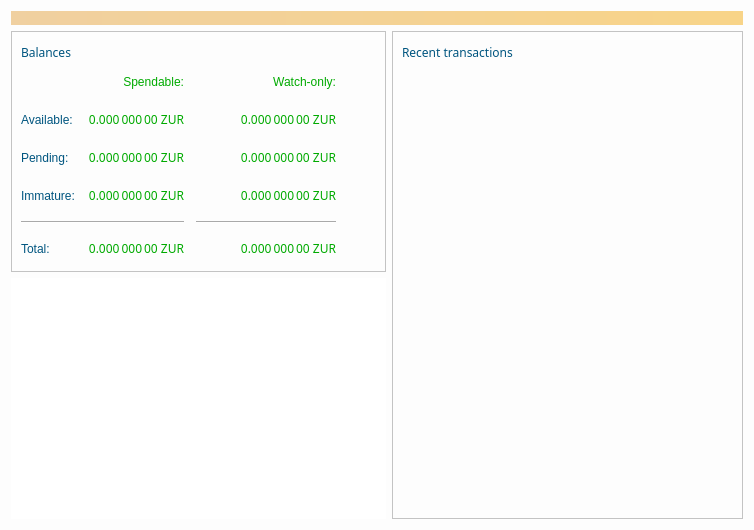
<?xml version="1.0" encoding="UTF-8"?>
<ui version="4.0">
 <class>OverviewPage</class>
 <widget class="QWidget" name="OverviewPage">
  <property name="geometry">
   <rect>
    <x>0</x>
    <y>0</y>
    <width>754</width>
    <height>530</height>
   </rect>
  </property>
  <property name="windowTitle">
   <string>Form</string>
  </property>
  <property name="autoFillBackground">
   <bool>false</bool>
  </property>
  <property name="styleSheet">
   <string notr="true">background-color: rgb(253, 253, 253);
border-color: rgb(253, 253, 253);
alternate-background-color: rgb(253, 253, 253);
selection-background-color: rgb(253, 253, 253);
color: rgb(0, 170, 0);
font: 75 11pt &quot;Segoe Print&quot;;</string>
  </property>
  <layout class="QVBoxLayout" name="topLayout">
   <item>
    <widget class="QLabel" name="labelAlerts">
     <property name="visible">
      <bool>true</bool>
     </property>
     <property name="styleSheet">
      <string notr="true">QLabel { background-color: qlineargradient(x1: 0, y1: 0, x2: 1, y2: 0, stop:0 #F0D0A0, stop:1 #F8D488); color:#000000; }</string>
     </property>
     <property name="wordWrap">
      <bool>true</bool>
     </property>
     <property name="margin">
      <number>3</number>
     </property>
     <property name="textInteractionFlags">
      <set>Qt::TextSelectableByMouse</set>
     </property>
    </widget>
   </item>
   <item>
    <layout class="QHBoxLayout" name="horizontalLayout" stretch="0,1">
     <item>
      <layout class="QVBoxLayout" name="verticalLayout_2">
       <item>
        <widget class="QFrame" name="frame">
         <property name="frameShape">
          <enum>QFrame::StyledPanel</enum>
         </property>
         <property name="frameShadow">
          <enum>QFrame::Raised</enum>
         </property>
         <layout class="QVBoxLayout" name="verticalLayout_4">
          <item>
           <layout class="QHBoxLayout" name="horizontalLayout_4">
            <item>
             <widget class="QLabel" name="label_5">
              <property name="font">
               <font>
                <family>Segoe Print</family>
                <pointsize>9</pointsize>
                <weight>50</weight>
                <italic>false</italic>
                <bold>false</bold>
               </font>
              </property>
              <property name="autoFillBackground">
               <bool>false</bool>
              </property>
              <property name="styleSheet">
               <string notr="true">color: rgb(0, 85, 127);</string>
              </property>
              <property name="text">
               <string>Balances</string>
              </property>
             </widget>
            </item>
            <item>
             <widget class="QPushButton" name="labelWalletStatus">
              <property name="enabled">
               <bool>false</bool>
              </property>
              <property name="maximumSize">
               <size>
                <width>30</width>
                <height>16777215</height>
               </size>
              </property>
              <property name="toolTip">
               <string>The displayed information may be out of date. Your wallet automatically synchronizes with the Zurcoin network after a connection is established, but this process has not completed yet.</string>
              </property>
              <property name="text">
               <string/>
              </property>
              <property name="icon">
               <iconset resource="../bitcoin.qrc">
                <normaloff>:/icons/warning</normaloff>
                <disabledoff>:/icons/warning</disabledoff>:/icons/warning</iconset>
              </property>
              <property name="iconSize">
               <size>
                <width>24</width>
                <height>24</height>
               </size>
              </property>
              <property name="flat">
               <bool>true</bool>
              </property>
             </widget>
            </item>
            <item>
             <spacer name="horizontalSpacer_3">
              <property name="orientation">
               <enum>Qt::Horizontal</enum>
              </property>
              <property name="sizeHint" stdset="0">
               <size>
                <width>40</width>
                <height>20</height>
               </size>
              </property>
             </spacer>
            </item>
           </layout>
          </item>
          <item>
           <layout class="QGridLayout" name="gridLayout">
            <property name="spacing">
             <number>12</number>
            </property>
            <item row="5" column="1">
             <widget class="QLabel" name="labelTotal">
              <property name="font">
               <font>
                <family>Segoe Print</family>
                <pointsize>9</pointsize>
                <weight>50</weight>
                <italic>false</italic>
                <bold>false</bold>
               </font>
              </property>
              <property name="cursor">
               <cursorShape>IBeamCursor</cursorShape>
              </property>
              <property name="toolTip">
               <string>Your current total balance</string>
              </property>
              <property name="text">
               <string notr="true">0.000 000 00 ZUR</string>
              </property>
              <property name="alignment">
               <set>Qt::AlignRight|Qt::AlignTrailing|Qt::AlignVCenter</set>
              </property>
              <property name="textInteractionFlags">
               <set>Qt::LinksAccessibleByMouse|Qt::TextSelectableByKeyboard|Qt::TextSelectableByMouse</set>
              </property>
             </widget>
            </item>
            <item row="3" column="0">
             <widget class="QLabel" name="labelImmatureText">
              <property name="autoFillBackground">
               <bool>false</bool>
              </property>
              <property name="styleSheet">
               <string notr="true">color: rgb(0, 85, 127);</string>
              </property>
              <property name="text">
               <string>Immature:</string>
              </property>
             </widget>
            </item>
            <item row="3" column="1">
             <widget class="QLabel" name="labelImmature">
              <property name="font">
               <font>
                <family>Segoe Print</family>
                <pointsize>9</pointsize>
                <weight>50</weight>
                <italic>false</italic>
                <bold>false</bold>
               </font>
              </property>
              <property name="cursor">
               <cursorShape>IBeamCursor</cursorShape>
              </property>
              <property name="toolTip">
               <string>Mined balance that has not yet matured</string>
              </property>
              <property name="text">
               <string notr="true">0.000 000 00 ZUR</string>
              </property>
              <property name="alignment">
               <set>Qt::AlignRight|Qt::AlignTrailing|Qt::AlignVCenter</set>
              </property>
              <property name="textInteractionFlags">
               <set>Qt::LinksAccessibleByMouse|Qt::TextSelectableByKeyboard|Qt::TextSelectableByMouse</set>
              </property>
             </widget>
            </item>
            <item row="3" column="2">
             <widget class="QLabel" name="labelWatchImmature">
              <property name="font">
               <font>
                <family>Segoe Print</family>
                <pointsize>9</pointsize>
                <weight>50</weight>
                <italic>false</italic>
                <bold>false</bold>
               </font>
              </property>
              <property name="cursor">
               <cursorShape>IBeamCursor</cursorShape>
              </property>
              <property name="toolTip">
               <string>Mined balance in watch-only addresses that has not yet matured</string>
              </property>
              <property name="text">
               <string notr="true">0.000 000 00 ZUR</string>
              </property>
              <property name="alignment">
               <set>Qt::AlignRight|Qt::AlignTrailing|Qt::AlignVCenter</set>
              </property>
              <property name="textInteractionFlags">
               <set>Qt::LinksAccessibleByMouse|Qt::TextSelectableByKeyboard|Qt::TextSelectableByMouse</set>
              </property>
             </widget>
            </item>
            <item row="5" column="0">
             <widget class="QLabel" name="labelTotalText">
              <property name="autoFillBackground">
               <bool>false</bool>
              </property>
              <property name="styleSheet">
               <string notr="true">color: rgb(0, 85, 127);</string>
              </property>
              <property name="text">
               <string>Total:</string>
              </property>
             </widget>
            </item>
            <item row="0" column="2">
             <widget class="QLabel" name="labelWatchonly">
              <property name="text">
               <string>Watch-only:</string>
              </property>
              <property name="alignment">
               <set>Qt::AlignRight|Qt::AlignTrailing|Qt::AlignVCenter</set>
              </property>
             </widget>
            </item>
            <item row="5" column="2">
             <widget class="QLabel" name="labelWatchTotal">
              <property name="font">
               <font>
                <family>Segoe Print</family>
                <pointsize>9</pointsize>
                <weight>50</weight>
                <italic>false</italic>
                <bold>false</bold>
               </font>
              </property>
              <property name="cursor">
               <cursorShape>IBeamCursor</cursorShape>
              </property>
              <property name="toolTip">
               <string>Current total balance in watch-only addresses</string>
              </property>
              <property name="text">
               <string notr="true">0.000 000 00 ZUR</string>
              </property>
              <property name="alignment">
               <set>Qt::AlignRight|Qt::AlignTrailing|Qt::AlignVCenter</set>
              </property>
              <property name="textInteractionFlags">
               <set>Qt::LinksAccessibleByMouse|Qt::TextSelectableByKeyboard|Qt::TextSelectableByMouse</set>
              </property>
             </widget>
            </item>
            <item row="2" column="0">
             <widget class="QLabel" name="labelPendingText">
              <property name="autoFillBackground">
               <bool>false</bool>
              </property>
              <property name="styleSheet">
               <string notr="true">color: rgb(0, 85, 127);</string>
              </property>
              <property name="text">
               <string>Pending:</string>
              </property>
             </widget>
            </item>
            <item row="0" column="1">
             <widget class="QLabel" name="labelSpendable">
              <property name="text">
               <string>Spendable:</string>
              </property>
              <property name="alignment">
               <set>Qt::AlignRight|Qt::AlignTrailing|Qt::AlignVCenter</set>
              </property>
             </widget>
            </item>
            <item row="4" column="0" colspan="2">
             <widget class="Line" name="line">
              <property name="orientation">
               <enum>Qt::Horizontal</enum>
              </property>
             </widget>
            </item>
            <item row="1" column="0">
             <widget class="QLabel" name="labelBalanceText">
              <property name="autoFillBackground">
               <bool>false</bool>
              </property>
              <property name="styleSheet">
               <string notr="true">color: rgb(0, 85, 127);</string>
              </property>
              <property name="text">
               <string>Available:</string>
              </property>
             </widget>
            </item>
            <item row="2" column="2">
             <widget class="QLabel" name="labelWatchPending">
              <property name="font">
               <font>
                <family>Segoe Print</family>
                <pointsize>9</pointsize>
                <weight>50</weight>
                <italic>false</italic>
                <bold>false</bold>
               </font>
              </property>
              <property name="cursor">
               <cursorShape>IBeamCursor</cursorShape>
              </property>
              <property name="toolTip">
               <string>Unconfirmed transactions to watch-only addresses</string>
              </property>
              <property name="text">
               <string notr="true">0.000 000 00 ZUR</string>
              </property>
              <property name="alignment">
               <set>Qt::AlignRight|Qt::AlignTrailing|Qt::AlignVCenter</set>
              </property>
              <property name="textInteractionFlags">
               <set>Qt::LinksAccessibleByMouse|Qt::TextSelectableByKeyboard|Qt::TextSelectableByMouse</set>
              </property>
             </widget>
            </item>
            <item row="2" column="1">
             <widget class="QLabel" name="labelUnconfirmed">
              <property name="font">
               <font>
                <family>Segoe Print</family>
                <pointsize>9</pointsize>
                <weight>50</weight>
                <italic>false</italic>
                <bold>false</bold>
               </font>
              </property>
              <property name="cursor">
               <cursorShape>IBeamCursor</cursorShape>
              </property>
              <property name="toolTip">
               <string>Total of transactions that have yet to be confirmed, and do not yet count toward the spendable balance</string>
              </property>
              <property name="text">
               <string notr="true">0.000 000 00 ZUR</string>
              </property>
              <property name="alignment">
               <set>Qt::AlignRight|Qt::AlignTrailing|Qt::AlignVCenter</set>
              </property>
              <property name="textInteractionFlags">
               <set>Qt::LinksAccessibleByMouse|Qt::TextSelectableByKeyboard|Qt::TextSelectableByMouse</set>
              </property>
             </widget>
            </item>
            <item row="4" column="2">
             <widget class="Line" name="lineWatchBalance">
              <property name="sizePolicy">
               <sizepolicy hsizetype="Preferred" vsizetype="Fixed">
                <horstretch>0</horstretch>
                <verstretch>0</verstretch>
               </sizepolicy>
              </property>
              <property name="minimumSize">
               <size>
                <width>140</width>
                <height>0</height>
               </size>
              </property>
              <property name="orientation">
               <enum>Qt::Horizontal</enum>
              </property>
             </widget>
            </item>
            <item row="1" column="1">
             <widget class="QLabel" name="labelBalance">
              <property name="font">
               <font>
                <family>Segoe Print</family>
                <pointsize>9</pointsize>
                <weight>50</weight>
                <italic>false</italic>
                <bold>false</bold>
               </font>
              </property>
              <property name="cursor">
               <cursorShape>IBeamCursor</cursorShape>
              </property>
              <property name="toolTip">
               <string>Your current spendable balance</string>
              </property>
              <property name="text">
               <string notr="true">0.000 000 00 ZUR</string>
              </property>
              <property name="alignment">
               <set>Qt::AlignRight|Qt::AlignTrailing|Qt::AlignVCenter</set>
              </property>
              <property name="textInteractionFlags">
               <set>Qt::LinksAccessibleByMouse|Qt::TextSelectableByKeyboard|Qt::TextSelectableByMouse</set>
              </property>
             </widget>
            </item>
            <item row="1" column="2">
             <widget class="QLabel" name="labelWatchAvailable">
              <property name="font">
               <font>
                <family>Segoe Print</family>
                <pointsize>9</pointsize>
                <weight>50</weight>
                <italic>false</italic>
                <bold>false</bold>
               </font>
              </property>
              <property name="cursor">
               <cursorShape>IBeamCursor</cursorShape>
              </property>
              <property name="toolTip">
               <string>Your current balance in watch-only addresses</string>
              </property>
              <property name="text">
               <string notr="true">0.000 000 00 ZUR</string>
              </property>
              <property name="alignment">
               <set>Qt::AlignRight|Qt::AlignTrailing|Qt::AlignVCenter</set>
              </property>
              <property name="textInteractionFlags">
               <set>Qt::LinksAccessibleByMouse|Qt::TextSelectableByKeyboard|Qt::TextSelectableByMouse</set>
              </property>
             </widget>
            </item>
            <item row="2" column="3">
             <spacer name="horizontalSpacer_2">
              <property name="orientation">
               <enum>Qt::Horizontal</enum>
              </property>
              <property name="sizeHint" stdset="0">
               <size>
                <width>40</width>
                <height>20</height>
               </size>
              </property>
             </spacer>
            </item>
           </layout>
          </item>
         </layout>
        </widget>
       </item>
       <item>
        <widget class="QLabel" name="label_wallet_bgcoin">
         <property name="styleSheet">
          <string notr="true">background-color: rgb(255, 255, 255);</string>
         </property>
         <property name="text">
          <string/>
         </property>
         <property name="pixmap">
          <pixmap resource="../bitcoin.qrc">:/icons/overview_background</pixmap>
         </property>
         <property name="scaledContents">
          <bool>false</bool>
         </property>
         <property name="alignment">
          <set>Qt::AlignCenter</set>
         </property>
         <property name="margin">
          <number>-2</number>
         </property>
        </widget>
       </item>
      </layout>
     </item>
     <item>
      <layout class="QVBoxLayout" name="verticalLayout_3">
       <item>
        <widget class="QFrame" name="frame_2">
         <property name="frameShape">
          <enum>QFrame::StyledPanel</enum>
         </property>
         <property name="frameShadow">
          <enum>QFrame::Raised</enum>
         </property>
         <layout class="QVBoxLayout" name="verticalLayout">
          <item>
           <layout class="QHBoxLayout" name="horizontalLayout_2">
            <item>
             <widget class="QLabel" name="label_4">
              <property name="font">
               <font>
                <family>Segoe Print</family>
                <pointsize>9</pointsize>
                <weight>50</weight>
                <italic>false</italic>
                <bold>false</bold>
               </font>
              </property>
              <property name="autoFillBackground">
               <bool>false</bool>
              </property>
              <property name="styleSheet">
               <string notr="true">color: rgb(0, 85, 127);</string>
              </property>
              <property name="text">
               <string>Recent transactions</string>
              </property>
             </widget>
            </item>
            <item>
             <widget class="QPushButton" name="labelTransactionsStatus">
              <property name="enabled">
               <bool>false</bool>
              </property>
              <property name="maximumSize">
               <size>
                <width>30</width>
                <height>16777215</height>
               </size>
              </property>
              <property name="toolTip">
               <string>The displayed information may be out of date. Your wallet automatically synchronizes with the Zurcoin network after a connection is established, but this process has not completed yet.</string>
              </property>
              <property name="text">
               <string/>
              </property>
              <property name="icon">
               <iconset resource="../bitcoin.qrc">
                <normaloff>:/icons/warning</normaloff>
                <disabledoff>:/icons/warning</disabledoff>:/icons/warning</iconset>
              </property>
              <property name="iconSize">
               <size>
                <width>24</width>
                <height>24</height>
               </size>
              </property>
              <property name="flat">
               <bool>true</bool>
              </property>
             </widget>
            </item>
            <item>
             <spacer name="horizontalSpacer">
              <property name="orientation">
               <enum>Qt::Horizontal</enum>
              </property>
              <property name="sizeHint" stdset="0">
               <size>
                <width>40</width>
                <height>20</height>
               </size>
              </property>
             </spacer>
            </item>
           </layout>
          </item>
          <item>
           <widget class="QListView" name="listTransactions">
            <property name="styleSheet">
             <string notr="true">QListView { background: transparent; }</string>
            </property>
            <property name="frameShape">
             <enum>QFrame::NoFrame</enum>
            </property>
            <property name="verticalScrollBarPolicy">
             <enum>Qt::ScrollBarAlwaysOff</enum>
            </property>
            <property name="horizontalScrollBarPolicy">
             <enum>Qt::ScrollBarAlwaysOff</enum>
            </property>
            <property name="selectionMode">
             <enum>QAbstractItemView::NoSelection</enum>
            </property>
           </widget>
          </item>
         </layout>
        </widget>
       </item>
      </layout>
     </item>
    </layout>
   </item>
  </layout>
 </widget>
 <resources>
  <include location="../bitcoin.qrc"/>
 </resources>
 <connections/>
</ui>
